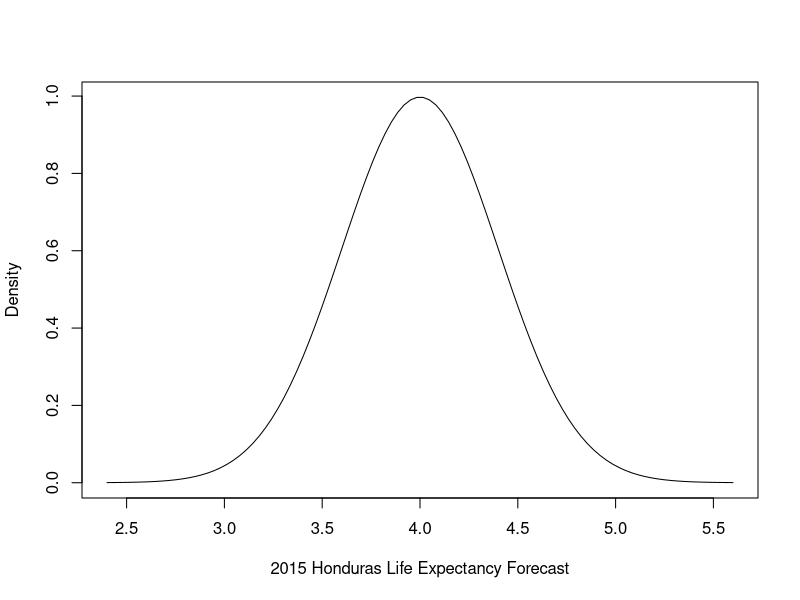
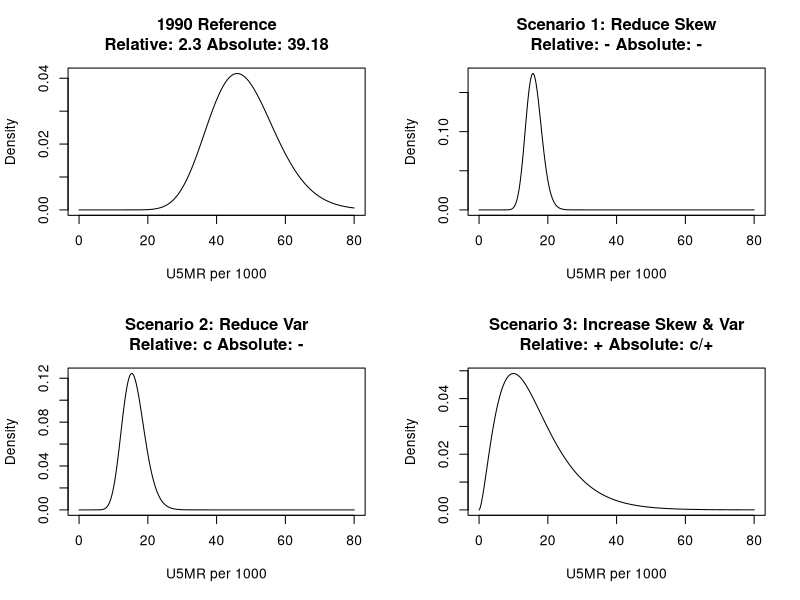
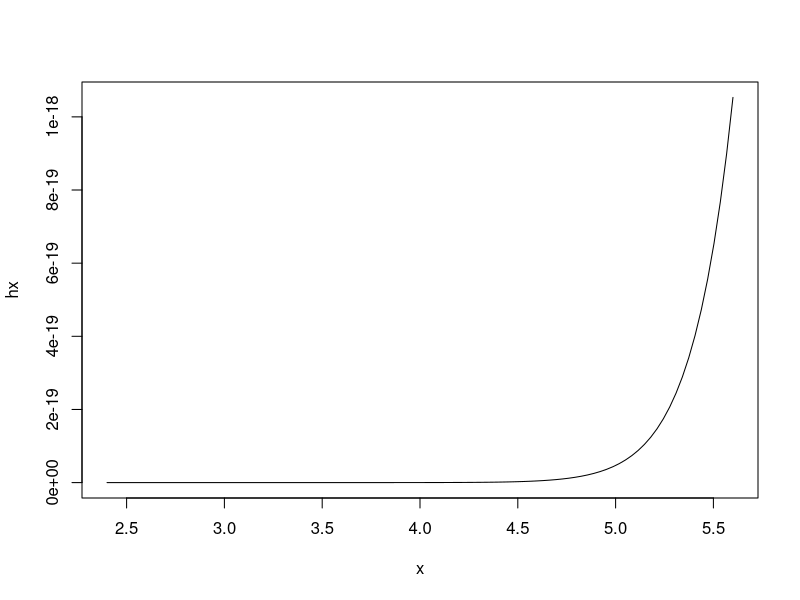
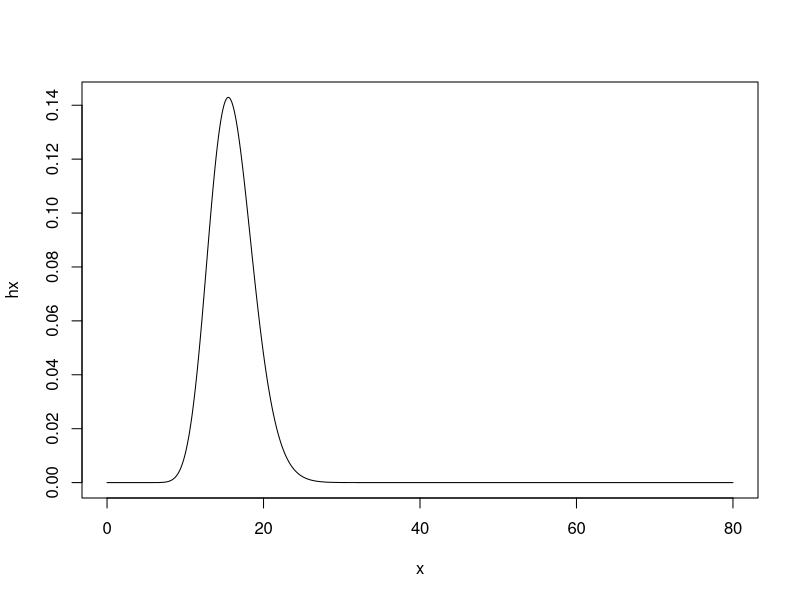
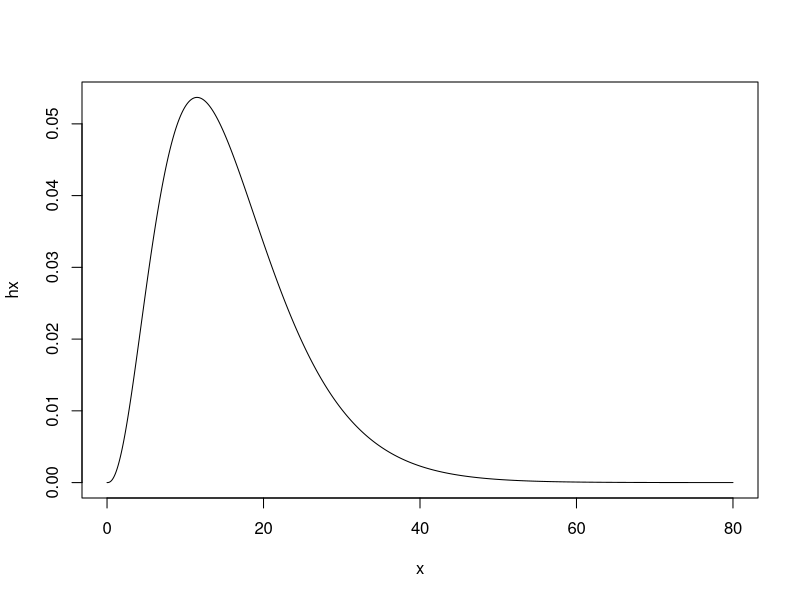

Here is the R script that generated these plots, in order: (Note: this script raises an error after producing the figures.)
mu2015 <- 4
eps <- .4
x <- seq(mu2015 - 4*eps, 
         mu2015 + 4*eps, length=100)
hx <- dnorm(x, mean=mu2015, sd=eps)
plot(x, hx, "l", xlab="2015 Honduras Life Expectancy Forecast", ylab="Density")


plot_gam_dist <- function(sh, sc, add=""){
    x <- seq(0, 80, length.out=1000)
    hx <- dgamma(x, shape=sh, scale=sc)
    aineq <- qgamma(.95, shape=sh, scale=sc) - qgamma(.05, shape=sh, scale=sc)
    rineq <- qgamma(.95, shape=sh, scale=sc) / qgamma(.05, shape=sh, scale=sc)
    #t_ <- paste(add, "Relative:", round(rineq, 2), "Absolute", round(aineq, 2))
    cat(paste("Relative:", round(rineq, 2), "Absolute", round(aineq, 2)))
    t_ <- add
    plot (x, hx, "l", main=t_, ylab="Density", xlab="U5MR per 1000")
}

par(mfrow=c(2,2))
plot_gam_dist(24, 2, add="1990 Reference\nRelative: 2.3 Absolute: 39.18")
plot_gam_dist(48, 1/3, add="Scenario 1: Reduce Skew\nRelative: - Absolute: -")
plot_gam_dist(24, 2/3, add="Scenario 2: Reduce Var\nRelative: c Absolute: -")
plot_gam_dist(16/6, 6,
              add="Scenario 3: Increase Skew & Var\nRelative: + Absolute: c/+")
par(mfrow=c(1,1))

hx <- dgamma(x, shape=32, scale=1.5)
plot (x, hx, "l")
qgamma(.99, shape=32, scale=1.5) - qgamma(.01, shape=32, scale=1.5)
qgamma(.99, shape=32, scale=1.5) /  qgamma(.01, shape=32, scale=1.5)

x <- seq(0, 80, length.out=1000)
hx <- dgamma(x, shape=32, scale=.5)
plot (x, hx, "l")
qgamma(.99, shape=32, scale=.5) - qgamma(.01, shape=32, scale=.5)
qgamma(.99, shape=32, scale=.5) / qgamma(.01, shape=32, scale=.5)

x <- seq(0, 80, length.out=1000)
hx <- dgamma(x, shape=16/4.5, scale=4.5)
plot (x, hx, "l")
qgamma(.99, shape=sh, scale=sc) - qgamma(.01, shape=sh, scale=4.5)
qgamma(.99, shape=sh, scale=sc) / qgamma(.01, shape=sh, scale=4.5)

x <- seq(0, 80, length.out=1000)
hx <- dgamma(x, shape=16/9, scale=9)
plot (x, hx, "l")
